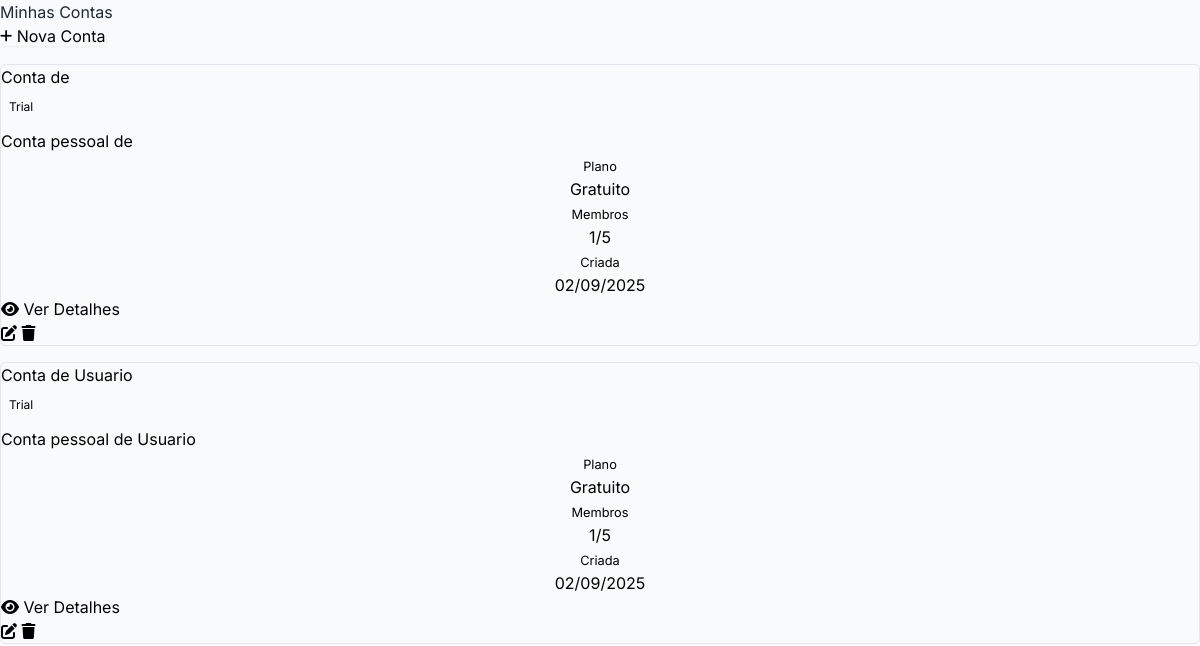
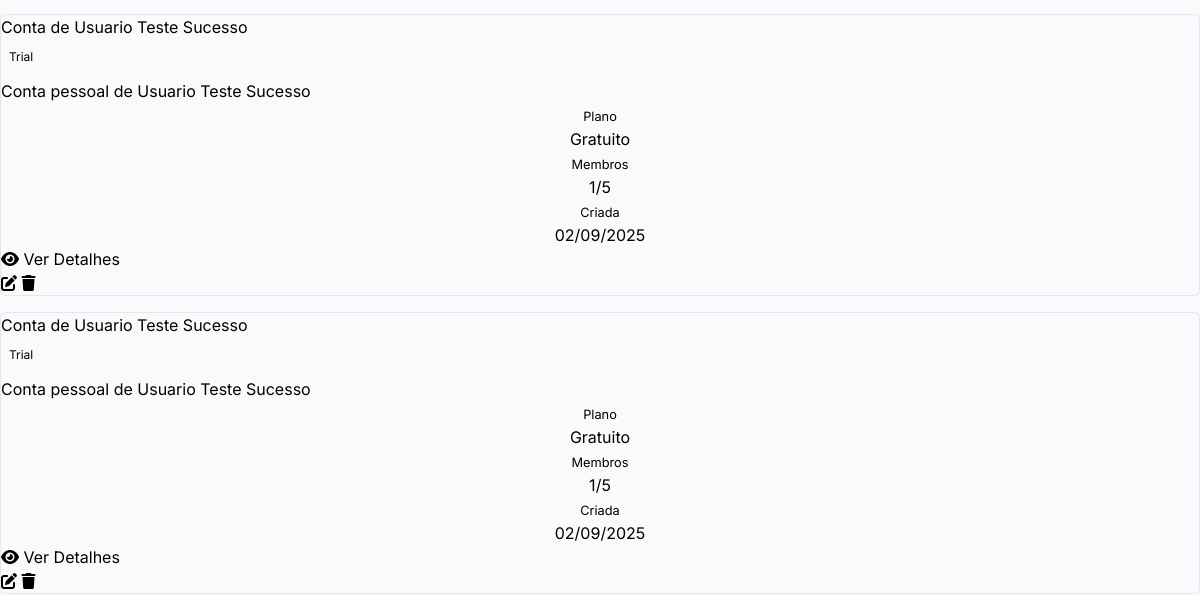
The page /accounts-management/ (signed in, upper part) on the database as committed earlier (2 pictures, top to bottom).
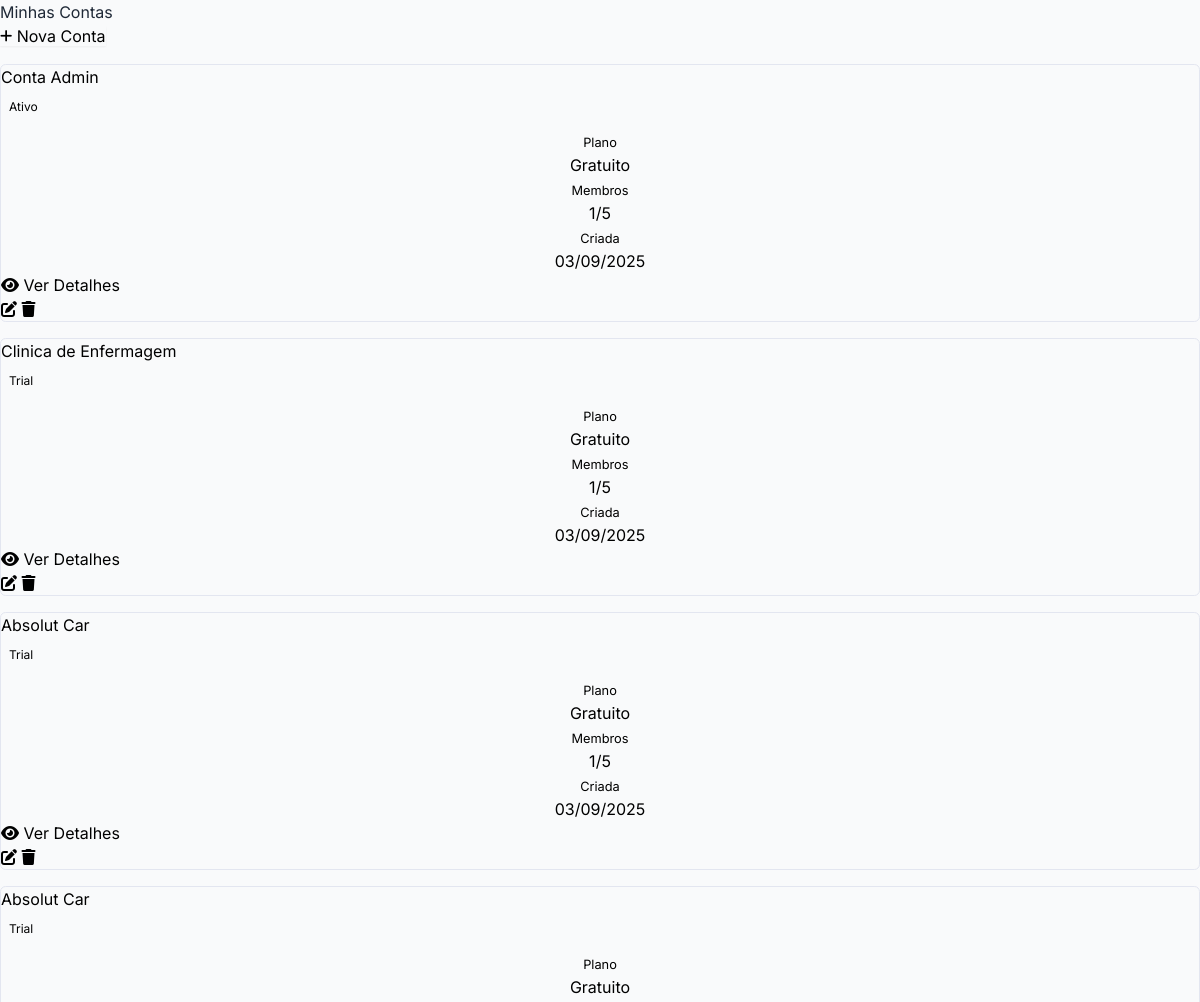
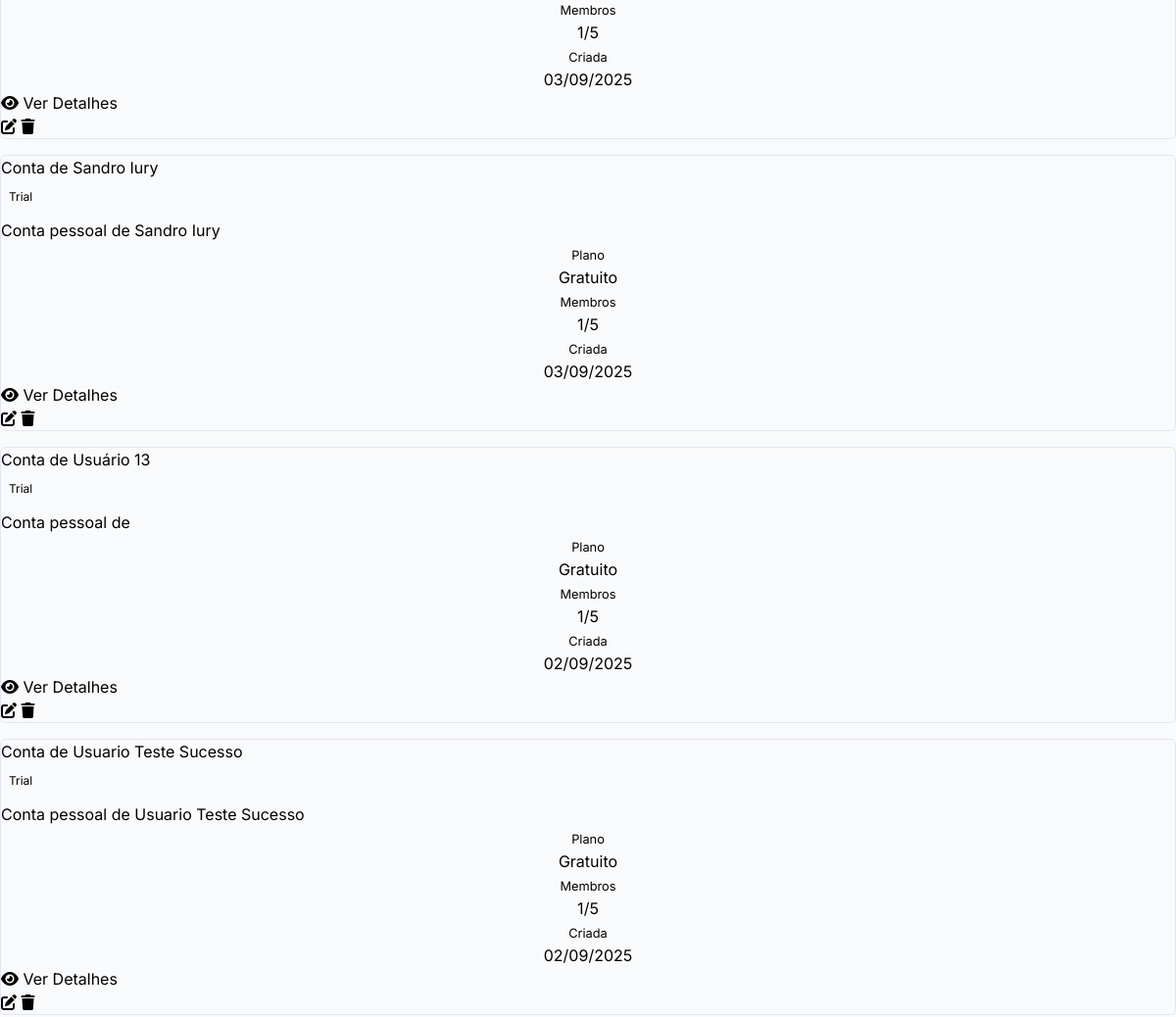
The same page on the database as committed later (2 pictures, top to bottom).
### accounts/models.py (models this page shows, shortened)
class Account(models.Model):
    PLAN_CHOICES = [
        ('free', 'Gratuito'),
        ('basic', 'Básico'),
        ('premium', 'Premium'),
        ('enterprise', 'Empresarial'),
    ]
    STATUS_CHOICES = [
        ('active', 'Ativo'),
        ('suspended', 'Suspenso'),
        ('cancelled', 'Cancelado'),
        ('trial', 'Trial'),
    ]
    id = models.UUIDField(primary_key=True, default=uuid.uuid4, editable=False)
    name = models.CharField('Nome da Conta', max_length=100)
    slug = models.SlugField('Slug', max_length=100, unique=True)
    description = models.TextField('Descrição', blank=True)
    email = models.EmailField('E-mail', blank=True)
    company_name = models.CharField('Nome da Empresa', max_length=200, blank=True)
    cnpj = models.CharField(
        'CNPJ',
        max_length=18,
        blank=True,
        validators=[RegexValidator(
            regex=r'^\d{2}\.\d{3}\.\d{3}/\d{4}-\d{2}$',
            message='Digite um CNPJ válido (XX.XXX.XXX/XXXX-XX)'
        )]
    )
    cpf = models.CharField(
        'CPF',
        max_length=14,
        blank=True,
        validators=[RegexValidator(
            regex=r'^\d{3}\.\d{3}\.\d{3}-\d{2}$',
            message='Digite um CPF válido (XXX.XXX.XXX-XX)'
        )]
    )
    website = models.URLField('Website', blank=True)
    phone = models.CharField('Telefone', max_length=20, blank=True)
    address_line1 = models.CharField('Endereço', max_length=255, blank=True)
    address_line2 = models.CharField('Complemento', max_length=255, blank=True)
    city = models.CharField('Cidade', max_length=100, blank=True)
    state = models.CharField('Estado', max_length=100, blank=True)
    postal_code = models.CharField('CEP', max_length=10, blank=True)
    country = models.CharField('País', max_length=100, default='Brasil')
    plan = models.CharField('Plano', max_length=20, choices=PLAN_CHOICES, default='free')
    status = models.CharField('Status', max_length=20, choices=STATUS_CHOICES, default='trial')
    max_users = models.PositiveIntegerField('Máximo de Usuários', default=5)
    max_storage_gb = models.PositiveIntegerField('Armazenamento (GB)', default=1)
    max_domains = models.PositiveIntegerField('Máximo de Domínios', default=1)
    timezone = models.CharField('Fuso Horário', max_length=50, default='America/Sao_Paulo')
    language = models.CharField('Idioma', max_length=10, default='pt-br')
    trial_ends_at = models.DateTimeField('Trial Termina em', null=True, blank=True)
    subscription_ends_at = models.DateTimeField('Assinatura Termina em', null=True, blank=True)
    created_at = models.DateTimeField('Criado em', auto_now_add=True)
    updated_at = models.DateTimeField('Atualizado em', auto_now=True)
    owner = models.ForeignKey(
        settings.AUTH_USER_MODEL,
        on_delete=models.PROTECT,
        related_name='owned_accounts',
        verbose_name='Proprietário'
    )
    class Meta:
        verbose_name = 'Conta'
        verbose_name_plural = 'Contas'
        ordering = ['-created_at']
        indexes = [
            models.Index(fields=['slug']),
            models.Index(fields=['status']),
            models.Index(fields=['plan']),
        ]
    @property
    def current_users_count(self):
        return self.memberships.filter(status='active').count()

### accounts/views.py (the view)
# urls.py: path('', views.account_list, name='list'),
@login_required
def account_list(request):
    if request.user.is_superuser:
        accounts = Account.objects.all()
    else:
        accounts = Account.objects.filter(
            memberships__user=request.user,
            memberships__status='active'
        ).distinct()
    return render(request, 'accounts/list.html', {
        'accounts': accounts
    })

### users/models.py (called while the page is built)
    def get_queryset(self):
        return super().get_queryset().filter(is_deleted=False)

### templates/accounts/list.html (shortened to what this page needs)
{% extends 'accounts/base.html' %}
{% load static %}
{% block account_content %}
<div class="d-sm-flex align-items-center justify-content-between mb-4">
    <h1 class="h3 mb-0 text-gray-800">Minhas Contas</h1>
    <a href="{% url 'accounts:create' %}" class="d-none d-sm-inline-block btn btn-sm btn-primary shadow-sm">
        <i class="fas fa-plus fa-sm text-white-50"></i> Nova Conta
    </a>
</div>
{% if accounts %}
    <div class="row">
        {% for account in accounts %}
            <div class="col-xl-4 col-md-6 mb-4">
                <div class="card account-card h-100">
                    <div class="card-body">
                        <div class="d-flex justify-content-between align-items-start mb-3">
                            <div>
                                <h5 class="card-title mb-1">{{ account.name }}</h5>
                            </div>
                            <span class="badge badge-{{ account.status }} role-badge">{{ account.get_status_display }}</span>
                        </div>
                        {% if account.description %}
                            <p class="card-text text-muted small">{{ account.description|truncatewords:15 }}</p>
                        {% endif %}
                        <div class="row text-center mt-3">
                            <div class="col-4">
                                <small class="text-muted">Plano</small>
                                <div class="font-weight-bold">{{ account.get_plan_display }}</div>
                            </div>
                            <div class="col-4">
                                <small class="text-muted">Membros</small>
                                <div class="font-weight-bold">{{ account.current_users_count }}/{{ account.max_users }}</div>
                            </div>
                            <div class="col-4">
                                <small class="text-muted">Criada</small>
                                <div class="font-weight-bold">{{ account.created_at|date:"d/m/Y" }}</div>
                            </div>
                        </div>
                    </div>
                    <div class="card-footer bg-transparent">
                        <div class="d-flex justify-content-between">
                            <a href="{% url 'accounts:detail' account.id %}" class="btn btn-sm btn-outline-primary">
                                <i class="fas fa-eye"></i> Ver Detalhes
                            </a>
                            {% if account.owner == request.user or request.user.is_superuser %}
                                <div class="btn-group" role="group">
                                    <a href="{% url 'accounts:edit' account.id %}" class="btn btn-sm btn-outline-secondary">
                                        <i class="fas fa-edit"></i>
                                    </a>
                                    <button type="button" class="btn btn-sm btn-outline-danger"
                                            onclick="confirmDelete('{{ account.name }}', '{% url 'accounts:delete' account.id %}')">
                                        <i class="fas fa-trash"></i>
                                    </button>
                                </div>
                            {% endif %}
                        </div>
                    </div>
                </div>
            </div>
        {% endfor %}
    </div>
{% endif %}
{% endblock %}

### templates/accounts/base.html (shortened to what this page needs)
{% extends 'base.html' %}
{% load static %}
{% block content %}
<div class="container-fluid">
    {% block account_content %}
    {% endblock %}
</div>
{% endblock %}

### templates/base.html (shortened to what this page needs)
<!DOCTYPE html>
<html lang="pt-BR" class="h-full bg-gray-50" :class="{ 'dark': $store.theme.isDark }">
<head>
    <link rel="icon" type="image/x-icon" href="{% load static %}{% static 'images/favicon.ico' %}">
    {% load static %}
    <link rel="stylesheet" href="{% static 'css/output.css' %}?v=20241201">
    <link rel="stylesheet" href="https://cdnjs.cloudflare.com/ajax/libs/font-awesome/6.4.0/css/all.min.css">
</head>
<body class="h-full bg-gray-50 dark:bg-gray-900 font-sans antialiased" x-data="{ sidebarOpen: false }">
    <div class="min-h-full">
        {% block content %}{% endblock %}
    </div>
</body>
</html>

### templates/accounts/base.html (style rules this page uses)
.account-card { border: 1px solid #e3e6f0; border-radius: 0.35rem; transition: all 0.3s; }
.role-badge { font-size: 0.75rem; padding: 0.25rem 0.5rem; }

Rows that differ between the two databases and show on the page:
removed Account: name "Conta de Usuario", status "Trial", description "Conta pessoal de Usuario", plan "Gratuito", current_users_count "1", max_users "5", created_at "02/09/2025"
removed Account: name "Conta de Usuario Teste Sucesso", status "Trial", description "Conta pessoal de Usuario Teste Sucesso", plan "Gratuito", current_users_count "1", max_users "5", created_at "02/09/2025"
added Account: name "Conta Admin", status "Ativo", plan "Gratuito", current_users_count "1", max_users "5", created_at "03/09/2025"
added Account: name "Clinica de Enfermagem", status "Trial", plan "Gratuito", current_users_count "1", max_users "5", created_at "03/09/2025"
added Account: name "Absolut Car", status "Trial", plan "Gratuito", current_users_count "1", max_users "5", created_at "03/09/2025"
added Account: name "Absolut Car", status "Trial", plan "Gratuito", current_users_count "1", max_users "5", created_at "03/09/2025"
added Account: name "Conta de Sandro Iury", status "Trial", description "Conta pessoal de Sandro Iury", plan "Gratuito", current_users_count "1", max_users "5", created_at "03/09/2025"
changed Account "Conta pessoal de": name "Conta de" → "Conta de Usuário 13"
